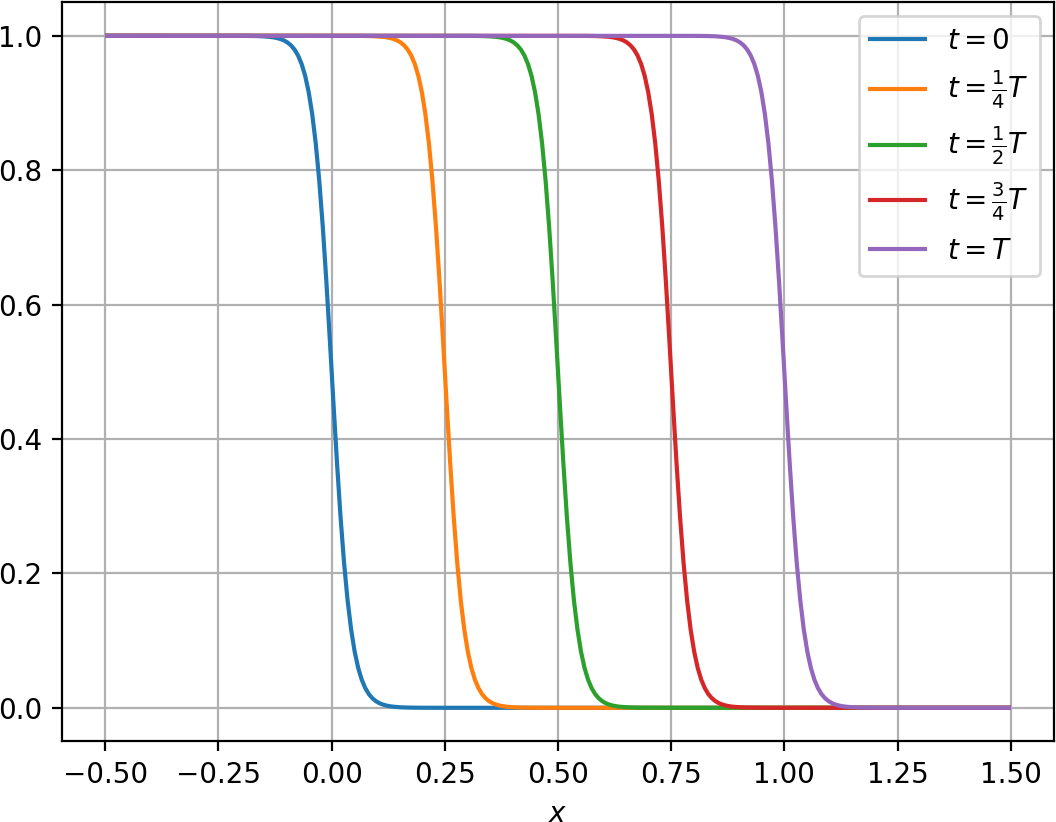

The Julia source for this figure:
include("AllenCahn.jl")
using AllenCahn
using PyPlot
using OffsetArrays

const Ω = (-0.5, 1.5)
const ϵ = 0.015
const c = 3 / (sqrt(2)*ϵ)
const T = 1/c
const P = 256
const N = 8P

gr = grid1D(Ω, T, P, N)

function u(x, t)
    c = sqrt(2)*ϵ
    y = ( x - 3t/c ) / (2c)
    return ( 1 - tanh(y) ) / 2
end

x, t = gr.x, gr.t
u0 = u.(x, 0.0)
U = semi_implicit(ϵ, gr, u0)

idx = 0:div(N,4):N
figure(1)
plot(x[1:P], u.(x[1:P], gr.t[idx]'))
xlabel(L"$x$")
grid(true)
legend((L"$t=0$", L"$t=\frac{1}{4}T$", L"$t=\frac{1}{2}T$",
                  L"$t=\frac{3}{4}T$", L"$t=T$"))
savefig("travelling-with-border.png")
run(`convert travelling-with-border.png -trim travelling.png`)
run(`rm travelling-with-border.png`)


figure(2)
plot(x[1:P], U[1:P,idx])
legend((L"$t=0$", L"$t=\frac{1}{4}T$", L"$t=\frac{1}{2}T$",
                  L"$t=\frac{3}{4}T$", L"$t=T$"))

err_ = maxabs(U[1:P,0:N] - u.(x[1:P], gr.t[0:N]'),1)
err = OffsetArray(err_[:], 0:N)
figure(3)
idx = 0:div(N,100):N
plot(t[idx], err[idx])
xlabel(L"$t$")
ylabel("Max error")
@printf("Max error = %10.3e\n", maximum(err))
